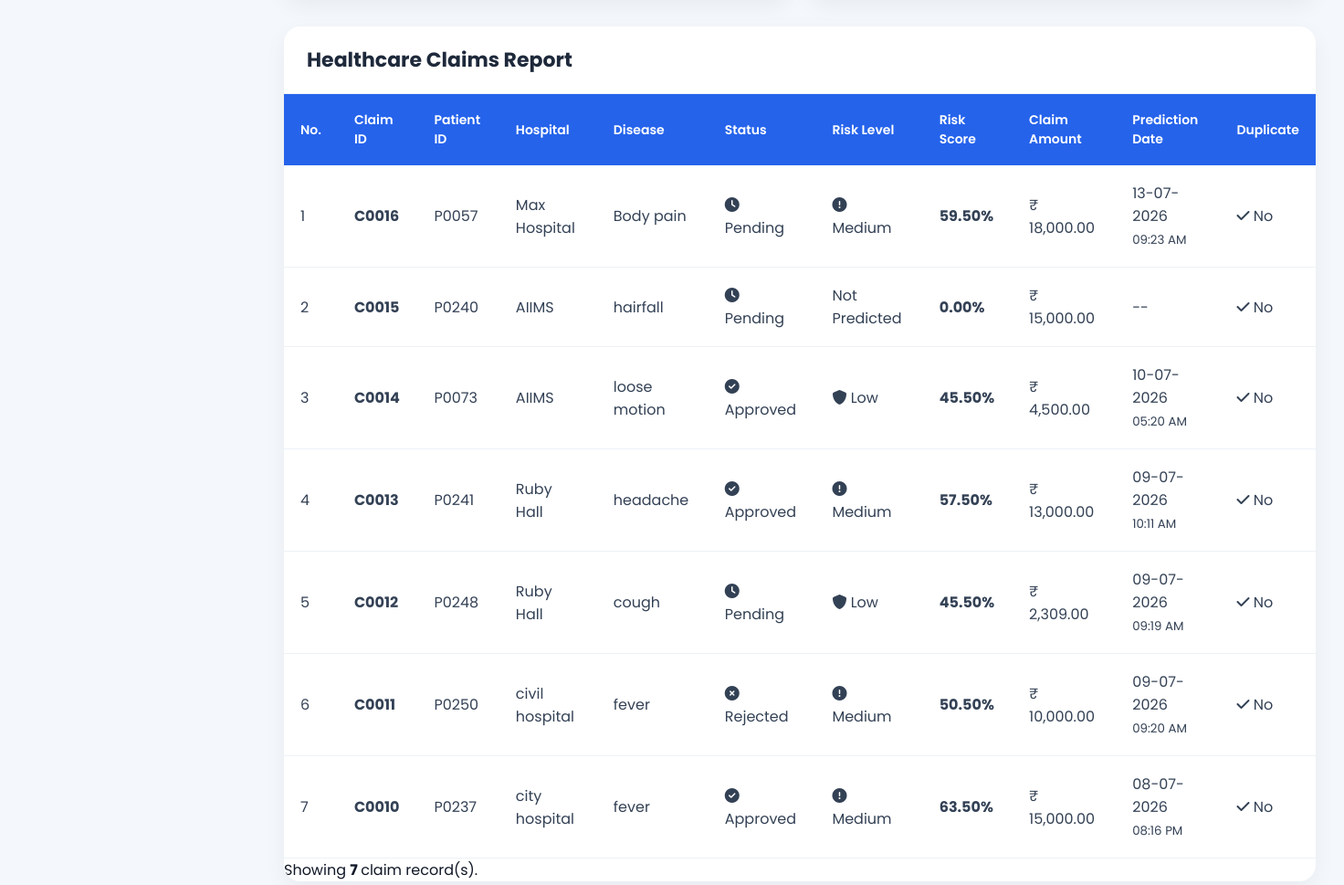
The page /reports/ (middle part) on the database as committed earlier.
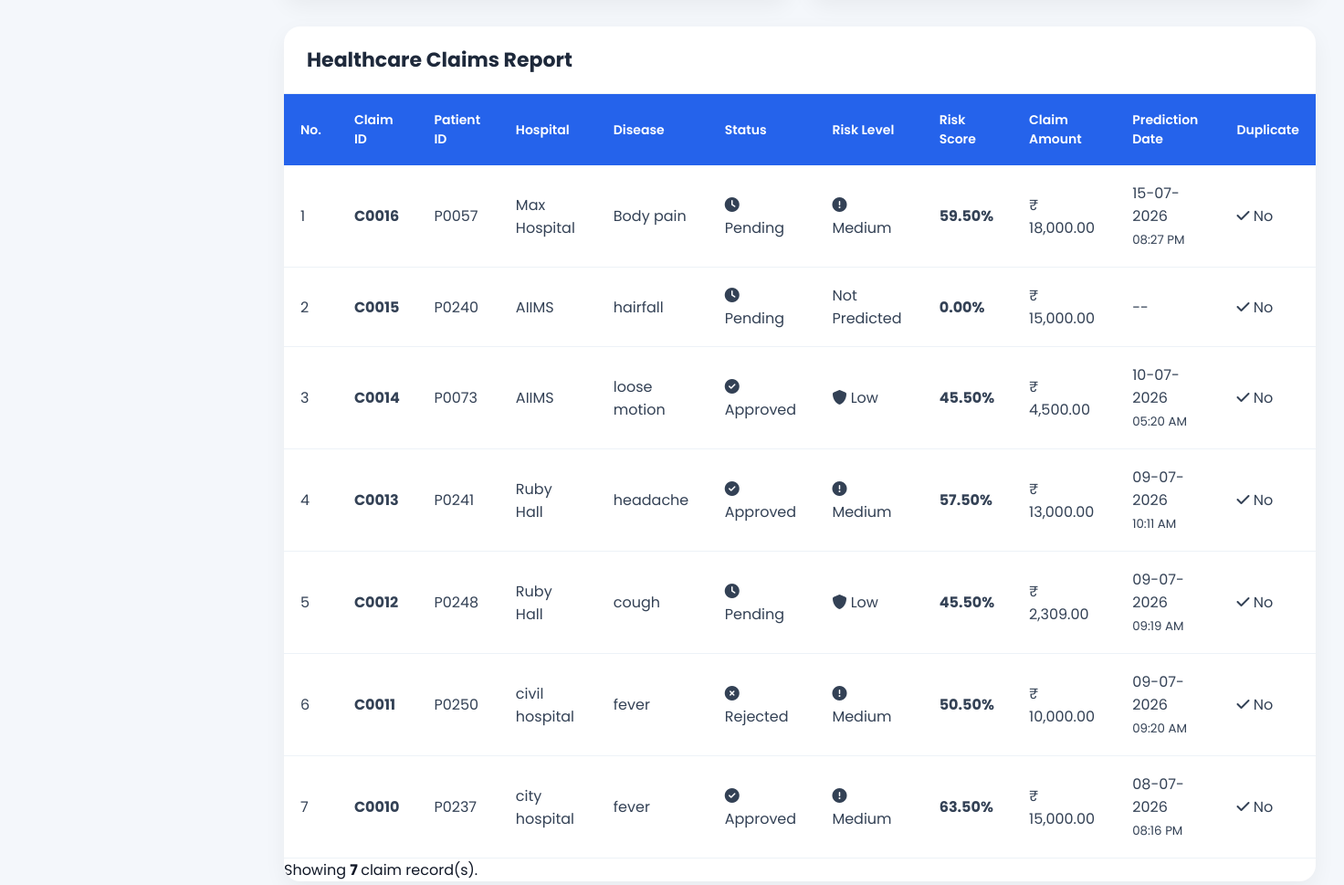
The same page on the database as committed later.
### app/models/claim.py (models this page shows, shortened)
class Claim(db.Model):
    __tablename__ = "claims"
    id = db.Column(
        db.Integer,
        primary_key=True
    )
    claim_id = db.Column(
        db.String(20),
        unique=True,
        nullable=False,
        index=True
    )
    patient_id = db.Column(
        db.String(20),
        db.ForeignKey("patients.patient_id"),
        nullable=False,
        index=True
    )
    hospital_name = db.Column(
        db.String(150),
        nullable=False
    )
    doctor_name = db.Column(
        db.String(150),
        nullable=False
    )
    disease = db.Column(
        db.String(120),
        nullable=False
    )
    claim_amount = db.Column(
        db.Float,
        nullable=False
    )
    treatment_date = db.Column(
        db.Date,
        nullable=False
    )
    submission_date = db.Column(
        db.DateTime,
        default=datetime.utcnow,
        nullable=False
    )
    status = db.Column(
        db.String(20),
        default="Pending",
        nullable=False
    )
    predicted_risk = db.Column(
    db.Float,
    default=0.0
    )
    risk_level = db.Column(
        db.String(20),
        default="Not Predicted"
    )
    duplicate_claim = db.Column(
        db.Boolean,
        default=False
    )
    ai_remark = db.Column(
        db.Text
    )
    prediction_date = db.Column(
        db.DateTime
    )
    remarks = db.Column(
        db.Text
    )
    created_at = db.Column(
        db.DateTime,
        default=datetime.utcnow
    )
    updated_at = db.Column(
        db.DateTime,
        default=datetime.utcnow,
        onupdate=datetime.utcnow
    )
    patient = db.relationship(
        "Patient",
        backref=db.backref(
            "claims",
            lazy=True
        )
    )

### app/routes/reports.py (the view, shortened to what this page needs)
@reports_bp.route("/")
def index():
    filter_type = request.args.get(
        "filter",
        "all"
    )
    query = Claim.query
    today = datetime.utcnow()
    if filter_type == "today":
        query = query.filter(
            func.date(Claim.created_at) == today.date()
        )
    elif filter_type == "week":
        query = query.filter(
            Claim.created_at >= today - timedelta(days=7)
        )
    elif filter_type == "month":
        query = query.filter(
            Claim.created_at >= today - timedelta(days=30)
        )
    claims = query.order_by(
        Claim.created_at.desc()
    ).all()
    total_claims = len(claims)
    approved_claims = sum(
        1
        for c in claims
        if c.status == "Approved"
    )
    pending_claims = sum(
        1
        for c in claims
        if c.status == "Pending"
    )
    rejected_claims = sum(
        1
        for c in claims
        if c.status == "Rejected"
    )
    total_amount = round(
        sum(
            c.claim_amount
            for c in claims
        ),
        2
    )
    average_amount = round(
        total_amount / total_claims,
        2
    ) if total_claims else 0
    total_patients = Patient.query.count()
    total_medicines = Pharmacy.query.count()
    total_predictions = Claim.query.filter(
        Claim.prediction_date.isnot(None)
    ).count()
    high_risk = Claim.query.filter(
        Claim.risk_level == "High"
    ).count()
    duplicate_claims = Claim.query.filter(
        Claim.duplicate_claim == True
    ).count()
    low_stock = Pharmacy.query.filter(
        Pharmacy.stock_quantity <= 10
    ).count()
    male_patients = Patient.query.filter(
        Patient.gender == "Male"
    ).count()
    female_patients = Patient.query.filter(
        Patient.gender == "Female"
    ).count()
    return render_template(
        "reports/index.html",
        claims=claims,
        filter_type=filter_type,
        total_patients=total_patients,
        total_claims=total_claims,
        total_medicines=total_medicines,
        total_predictions=total_predictions,
        approved_claims=approved_claims,
        pending_claims=pending_claims,
        rejected_claims=rejected_claims,
        total_amount=total_amount,
        average_amount=average_amount,
        male_patients=male_patients,
        female_patients=female_patients,
        high_risk=high_risk,
        duplicate_claims=duplicate_claims,
        low_stock=low_stock
    )

### app/templates/reports/index.html (shortened to what the changed rows need)
{% extends "dashboard_layout.html" %}
{% set page_title = "Reports & Analytics" %}
{% block extra_css %}
<link
rel="stylesheet"
href="{{ url_for('static', filename='css/reports.css') }}">
{% endblock %}
{% block content %}
<div class="reports-page">
{% if claims %}
<div class="table-card">
    <div class="table-header">
        <div>
            <h2>
                Healthcare Claims Report
            </h2>
        </div>
    </div>
    <div class="table-responsive">
        <table class="reports-table">
            <thead>
                <tr>
                    <th>No.</th>
                    <th>Claim ID</th>
                    <th>Patient ID</th>
                    <th>Hospital</th>
                    <th>Disease</th>
                    <th>Status</th>
                    <th>Risk Level</th>
                    <th>Risk Score</th>
                    <th>Claim Amount</th>
                    <th>Prediction Date</th>
                    <th>Duplicate</th>
                </tr>
            </thead>
            <tbody>
                {% for claim in claims %}
                <tr>
                    <td>
                        {{ loop.index }}
                    </td>
                    <td>
                        <strong>
                            {{ claim.claim_id }}
                        </strong>
                    </td>
                    <td>
                        {{ claim.patient_id }}
                    </td>
                    <td>
                        {{ claim.hospital_name }}
                    </td>
                    <td>
                        {{ claim.disease }}
                    </td>
                    <td>
                        {% if claim.status == "Approved" %}
                            <span>
                                <i class="fa-solid fa-circle-check"></i>
                                Approved
                            </span>
                        {% elif claim.status == "Pending" %}
                            <span>
                                <i class="fa-solid fa-clock"></i>
                                Pending
                            </span>
                        {% elif claim.status == "Rejected" %}
                            <span>
                                <i class="fa-solid fa-circle-xmark"></i>
                                Rejected
                            </span>
                        {% else %}
                            <span>
                                Unknown
                            </span>
                        {% endif %}
                    </td>
                    <td>
                        {% if claim.risk_level == "High" %}
                            <span>
                                <i class="fa-solid fa-triangle-exclamation"></i>
                                High
                            </span>
                        {% elif claim.risk_level == "Medium" %}
                            <span>
                                <i class="fa-solid fa-circle-exclamation"></i>
                                Medium
                            </span>
                        {% elif claim.risk_level == "Low" %}
                            <span>
                                <i class="fa-solid fa-shield"></i>
                                Low
                            </span>
                        {% else %}
                            <span>
                                Not Predicted
                            </span>
                        {% endif %}
                    </td>
                    <td>
                        <strong>
                            {{ "%.2f"|format(claim.predicted_risk or 0) }}%
                        </strong>
                    </td>
                    <td>
                        ₹ {{ "{:,.2f}".format(claim.claim_amount) }}
                    </td>
                    <td>
                        {% if claim.prediction_date %}
                            {{ claim.prediction_date.strftime("%d-%m-%Y") }}
                            <br>
                            <small>
                                {{ claim.prediction_date.strftime("%I:%M %p") }}
                            </small>
                        {% else %}
                            --
                        {% endif %}
                    </td>
                    <td>
                        {% if claim.duplicate_claim %}
                            <span>
                                <i class="fa-solid fa-copy"></i>
                                Yes
                            </span>
                        {% else %}
                            <span>
                                <i class="fa-solid fa-check"></i>
                                No
                            </span>
                        {% endif %}
                    </td>
                </tr>
                {% endfor %}
                            </tbody>
        </table>
    </div>
</div>
{% endif %}
</div>
{% endblock %}

Rows that differ between the two databases and show on the page:
changed Claim "Max Hospital": prediction_date "13-07-2026" → "15-07-2026"; prediction_date "09:23 AM" → "08:27 PM"
